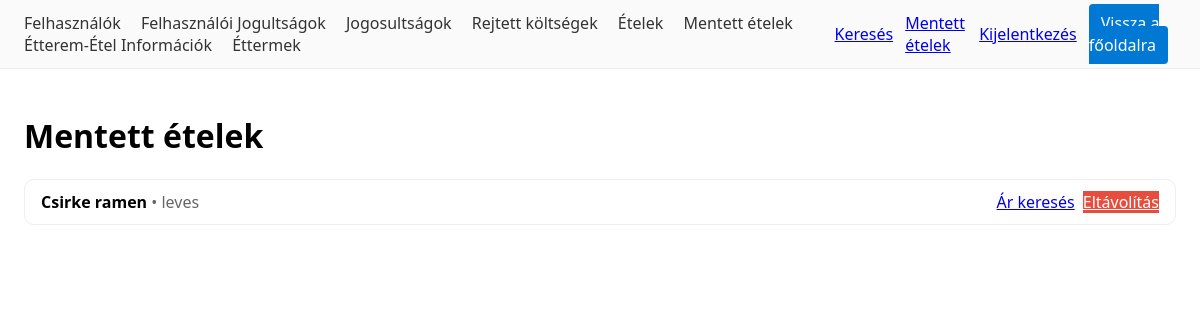
/mentett-etelek/ (signed in), run on an earlier commit of the app's database.
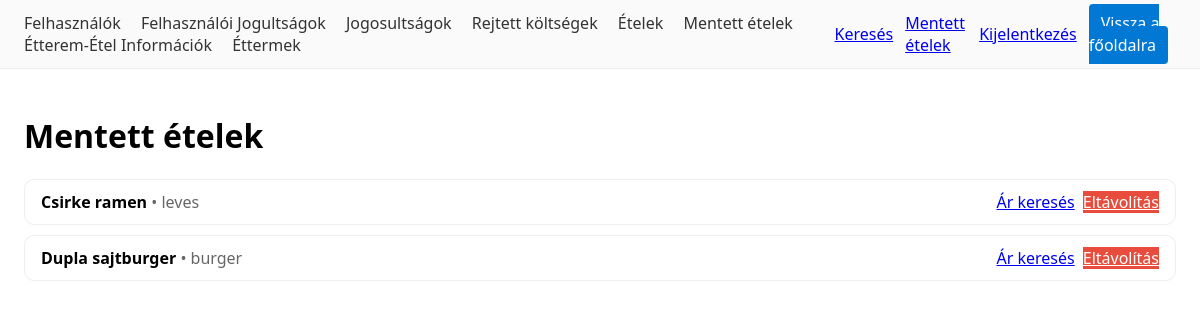
And on a later commit of the database.
### compare/models.py (models this page shows, shortened)
class Mentes(models.Model):
    felhasznalo = models.ForeignKey("users.Felhasznalo", on_delete=models.CASCADE, related_name="mentesek", verbose_name="Felhasználó")
    etel = models.ForeignKey("catalog.Etel", on_delete=models.CASCADE, related_name="mentesek", verbose_name="Étel")
    letrehozva = models.DateTimeField("Létrehozva", auto_now_add=True)
    class Meta:
        verbose_name="Mentés"; verbose_name_plural="Mentések"
        unique_together=("felhasznalo","etel")
        ordering=["-letrehozva"]

### catalog/models.py (models this page shows, shortened)
class Etel(models.Model):
    nev = models.CharField(max_length=150)
    leiras = models.TextField(blank=True)
    kategoria = models.CharField(max_length=50, blank=True)
    kep_url = models.URLField(blank=True)

### compare/views.py (the view)
# urls.py: path("mentett-etelek/", views.SavedFoodsView.as_view(), name="saved_foods"),
@method_decorator(login_required, name="dispatch")
class SavedFoodsView(ListView):
    template_name = "compare/saved_foods.html"
    context_object_name = "saved"
    def get_queryset(self):
        qs = Mentes.objects.select_related("etel")
        if self.request.user.is_staff:
            return qs.order_by("-letrehozva")
        return qs.filter(felhasznalo=self.request.user).order_by("-letrehozva")

### templates/compare/saved_foods.html
{% extends "_base.html" %}
{% block content %}
<h1>Mentett ételek</h1>
{% if saved %}
  <ul style="list-style:none; padding:0; display:flex; flex-direction:column; gap:.6rem;">
    {% for m in saved %}
      <li style="border:1px solid #eee; border-radius:10px; padding:.7rem 1rem; display:flex; justify-content:space-between; align-items:center;">
        <div>
          <b>{{ m.etel.nev }}</b>
          {% if m.etel.kategoria %}<span style="color:#666;"> • {{ m.etel.kategoria }}</span>{% endif %}
        </div>
        <div style="display:flex; gap:.5rem;">
          <a class="btn" href="{% url 'compare:offers_for_etel' m.etel.id %}">Ár keresés</a>
          <a class="btn" style="background:#e74c3c; color:#fff;" href="{% url 'compare:toggle_save' m.etel.id %}?next={% url 'compare:saved_foods' %}">Eltávolítás</a>
        </div>
      </li>
    {% endfor %}
  </ul>
{% else %}
  <p>Még nincs mentett étel.</p>
{% endif %}
{% endblock %}

### templates/_base.html (shortened to what this page needs)
<!doctype html>
<html lang="hu">
<head>
  {% load static %}
</head>
<body>
  <div class="topbar">
    <div class="links">
      {% if user.is_staff %}
        <a href="{% url 'users:felhasznalo_list' %}">Felhasználók</a>
        <a href="{% url 'users:felhjog_list' %}">Felhasználói Jogultságok</a>
        <a href="{% url 'users:jog_list' %}">Jogosultságok</a>
        <a href="{% url 'billing:koltseg_list' %}">Rejtett költségek</a>
        <a href="{% url 'catalog:etel_list' %}">Ételek</a>
        <a href="{% url 'compare:saved_foods' %}">Mentett ételek</a>
        <a href="{% url 'compare:info_list' %}">Étterem-Étel Információk</a>
        <a href="{% url 'catalog:etterem_list' %}">Éttermek</a>
      {% else %}
        {% if user.is_authenticated %}
          <a href="{% url 'compare:saved_foods' %}">Mentett ételek</a>
        {% endif %}
      {% endif %}
    </div>
    <div style="display:flex;gap:12px;align-items:center">
      <a href="{% url 'catalog:kereses' %}">Keresés</a>
      {% if user.is_authenticated %}
        <a href="{% url 'compare:saved_foods' %}">Mentett ételek</a>
        <a href="{% url 'logout' %}">Kijelentkezés</a>
      {% else %}
        <a href="{% url 'login' %}">Bejelentkezés</a>
      {% endif %}
      {% if user.is_staff %}
        <div class="homebtn"><a href="{% url 'home' %}">Vissza a főoldalra</a></div>
      {% endif %}
    </div>
  </div>
  <div class="container">
    {% block content %}{% endblock %}
  </div>
</body>
</html>

### templates/_base.html (style rules this page uses)
body { font-family:system-ui,Segoe UI,Arial;margin:0 }
.topbar { display:flex;align-items:center;justify-content:space-between;padding:12px 24px;background:#fafafa;border-bottom:1px solid #eee }
.topbar .links a { margin-right:16px;color:#333;text-decoration:none }
.topbar .homebtn a { background:#0078d4;color:white;padding:8px 12px;border-radius:4px;text-decoration:none }
.container { padding:24px }

What changed in the data, as far as the page shows it:
added Mentes: etel.nev "Dupla sajtburger", etel.kategoria "burger"
